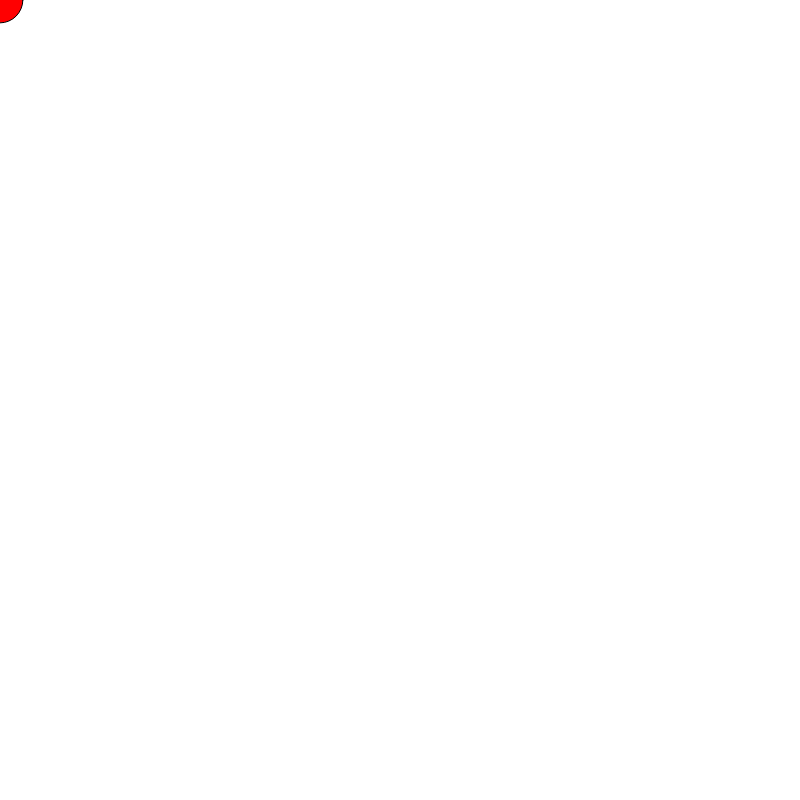
Frame 1 (no input)
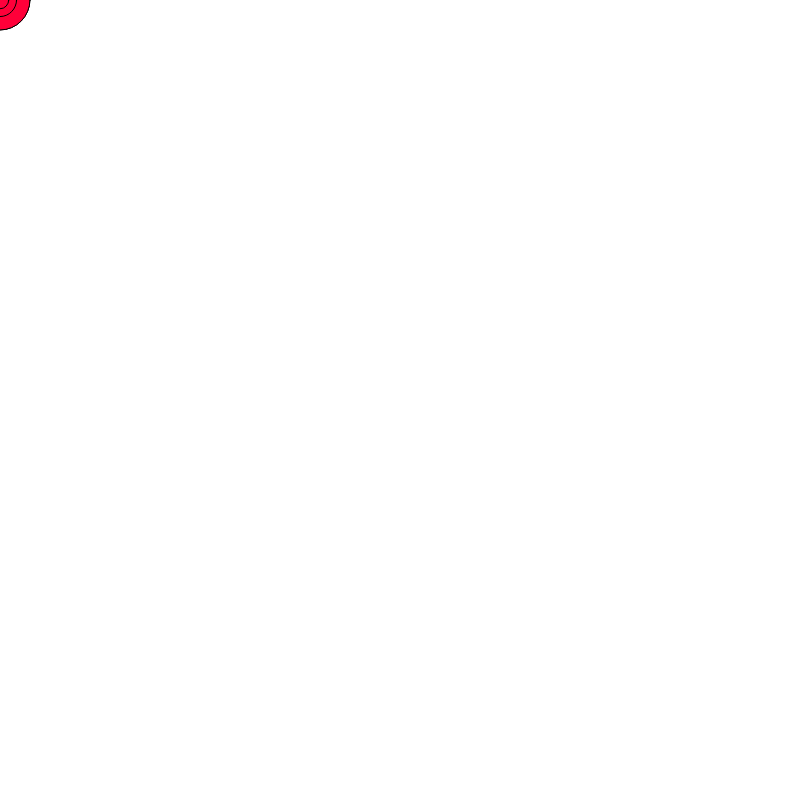
Frame 60 (no input)
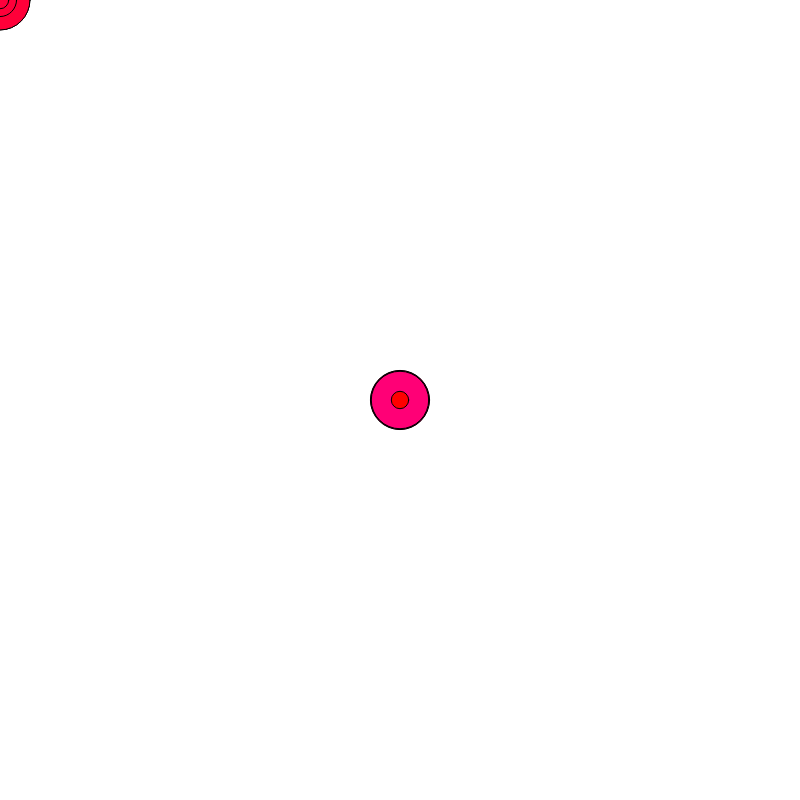
Frame 120 (the mouse pressed at the canvas centre since frame 60)

The p5.js sketch that drew these frames (run headless with seeded random() and noise() and a simulated clock; from frame 60 on, the mouse is pressed at the canvas centre):

// p5.js sketch
// ── sketch.js
function setup() {
  createCanvas(800, 800);
  

}

function draw() {
  var size;                                //introduction
  size = random (0,50) + 10;               //assignment
  fill(280,0, frameCount % 120) +5;
 ellipse(mouseX, mouseY, size,size);
  
  var temp = 99.5;                        //number
  var year = 2020;
  var lotto1 =round(random(0,50));
  var lotto2 =round(random(0,50));
  
  var name = "Isabel";
  var lastname = 'Rodriguez';

  
  var isIsItSunny = true;               // boolean
  var isRainy = false;
  
  var isRepublican = null; //we dont know (yet)
  temp = null; 
  
 
}
// ── style.css
html, body {
  margin: 0;
  padding: 0;
}
canvas {
  display: block;
}

html {
	font-family: monospace;
}
